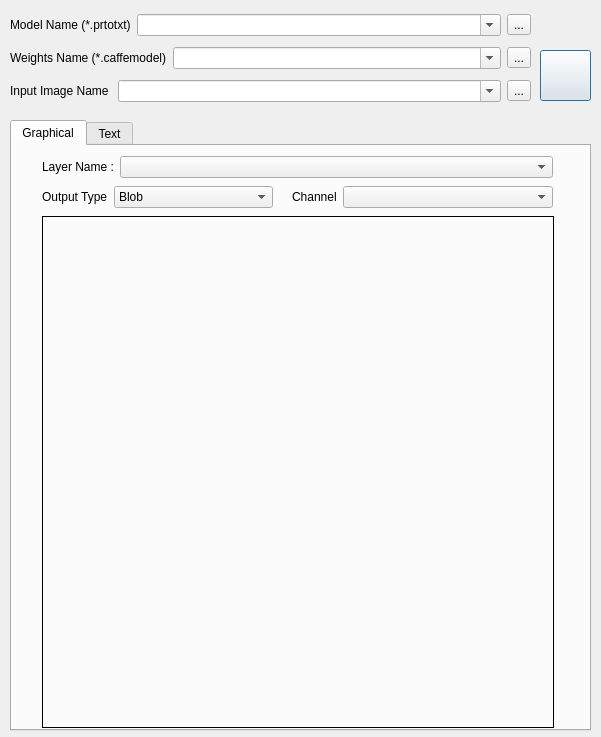
<?xml version="1.0" encoding="UTF-8"?>
<ui version="4.0">
 <class>Dialog</class>
 <widget class="QDialog" name="Dialog">
  <property name="geometry">
   <rect>
    <x>0</x>
    <y>0</y>
    <width>601</width>
    <height>737</height>
   </rect>
  </property>
  <property name="sizePolicy">
   <sizepolicy hsizetype="Fixed" vsizetype="Fixed">
    <horstretch>0</horstretch>
    <verstretch>0</verstretch>
   </sizepolicy>
  </property>
  <property name="windowTitle">
   <string>Caffe Net Viewer  ( WawLabs ) </string>
  </property>
  <property name="whatsThis">
   <string>&lt;html&gt;&lt;head/&gt;&lt;body&gt;&lt;p&gt;Deneme&lt;/p&gt;&lt;/body&gt;&lt;/html&gt;</string>
  </property>
  <widget class="QWidget" name="layoutWidget">
   <property name="geometry">
    <rect>
     <x>10</x>
     <y>9</y>
     <width>521</width>
     <height>101</height>
    </rect>
   </property>
   <layout class="QVBoxLayout" name="verticalLayout">
    <item>
     <layout class="QHBoxLayout" name="horizontalLayout">
      <item>
       <widget class="QLabel" name="label_3">
        <property name="text">
         <string>Model Name (*.prtotxt)</string>
        </property>
       </widget>
      </item>
      <item>
       <widget class="QComboBox" name="comboBoxModel">
        <property name="sizePolicy">
         <sizepolicy hsizetype="Expanding" vsizetype="Fixed">
          <horstretch>0</horstretch>
          <verstretch>0</verstretch>
         </sizepolicy>
        </property>
        <property name="editable">
         <bool>true</bool>
        </property>
        <property name="sizeAdjustPolicy">
         <enum>QComboBox::AdjustToMinimumContentsLength</enum>
        </property>
       </widget>
      </item>
      <item>
       <widget class="QToolButton" name="toolButtonModel">
        <property name="text">
         <string>...</string>
        </property>
       </widget>
      </item>
     </layout>
    </item>
    <item>
     <layout class="QHBoxLayout" name="horizontalLayout_2">
      <item>
       <widget class="QLabel" name="label_4">
        <property name="text">
         <string>Weights Name (*.caffemodel)</string>
        </property>
       </widget>
      </item>
      <item>
       <widget class="QComboBox" name="comboBoxWeights">
        <property name="sizePolicy">
         <sizepolicy hsizetype="Expanding" vsizetype="Fixed">
          <horstretch>0</horstretch>
          <verstretch>0</verstretch>
         </sizepolicy>
        </property>
        <property name="editable">
         <bool>true</bool>
        </property>
        <property name="sizeAdjustPolicy">
         <enum>QComboBox::AdjustToMinimumContentsLength</enum>
        </property>
       </widget>
      </item>
      <item>
       <widget class="QToolButton" name="toolButtonWeights">
        <property name="text">
         <string>...</string>
        </property>
       </widget>
      </item>
     </layout>
    </item>
    <item>
     <layout class="QHBoxLayout" name="horizontalLayout_3">
      <item>
       <widget class="QLabel" name="label_5">
        <property name="text">
         <string>Input Image Name </string>
        </property>
       </widget>
      </item>
      <item>
       <widget class="QComboBox" name="comboBoxImage">
        <property name="sizePolicy">
         <sizepolicy hsizetype="Expanding" vsizetype="Fixed">
          <horstretch>0</horstretch>
          <verstretch>0</verstretch>
         </sizepolicy>
        </property>
        <property name="editable">
         <bool>true</bool>
        </property>
        <property name="sizeAdjustPolicy">
         <enum>QComboBox::AdjustToMinimumContentsLength</enum>
        </property>
       </widget>
      </item>
      <item>
       <widget class="QToolButton" name="toolButtonImage">
        <property name="text">
         <string>...</string>
        </property>
       </widget>
      </item>
     </layout>
    </item>
   </layout>
  </widget>
  <widget class="QPushButton" name="pushButtonExec">
   <property name="geometry">
    <rect>
     <x>540</x>
     <y>50</y>
     <width>51</width>
     <height>51</height>
    </rect>
   </property>
   <property name="text">
    <string/>
   </property>
   <property name="icon">
    <iconset>
     <normaloff>img/exec.png</normaloff>img/exec.png</iconset>
   </property>
   <property name="iconSize">
    <size>
     <width>48</width>
     <height>48</height>
    </size>
   </property>
  </widget>
  <widget class="QTabWidget" name="tabWidget">
   <property name="geometry">
    <rect>
     <x>10</x>
     <y>120</y>
     <width>581</width>
     <height>611</height>
    </rect>
   </property>
   <property name="currentIndex">
    <number>0</number>
   </property>
   <widget class="QWidget" name="tab">
    <attribute name="title">
     <string>Graphical</string>
    </attribute>
    <widget class="QWidget" name="layoutWidget">
     <property name="geometry">
      <rect>
       <x>30</x>
       <y>10</y>
       <width>511</width>
       <height>22</height>
      </rect>
     </property>
     <layout class="QHBoxLayout" name="horizontalLayout_4">
      <item>
       <widget class="QLabel" name="label">
        <property name="sizePolicy">
         <sizepolicy hsizetype="Fixed" vsizetype="Preferred">
          <horstretch>0</horstretch>
          <verstretch>0</verstretch>
         </sizepolicy>
        </property>
        <property name="text">
         <string>Layer Name :</string>
        </property>
       </widget>
      </item>
      <item>
       <widget class="QComboBox" name="comboBoxLayers"/>
      </item>
     </layout>
    </widget>
    <widget class="QWidget" name="layoutWidget">
     <property name="geometry">
      <rect>
       <x>30</x>
       <y>40</y>
       <width>231</width>
       <height>22</height>
      </rect>
     </property>
     <layout class="QHBoxLayout" name="horizontalLayout_5">
      <item>
       <widget class="QLabel" name="label_2">
        <property name="sizePolicy">
         <sizepolicy hsizetype="Fixed" vsizetype="Preferred">
          <horstretch>0</horstretch>
          <verstretch>0</verstretch>
         </sizepolicy>
        </property>
        <property name="text">
         <string>Output Type</string>
        </property>
       </widget>
      </item>
      <item>
       <widget class="QComboBox" name="comboBoxOutType">
        <item>
         <property name="text">
          <string>Blob</string>
         </property>
        </item>
        <item>
         <property name="text">
          <string>Weights</string>
         </property>
        </item>
       </widget>
      </item>
     </layout>
    </widget>
    <widget class="QLabel" name="labelDisplay">
     <property name="geometry">
      <rect>
       <x>30</x>
       <y>70</y>
       <width>512</width>
       <height>512</height>
      </rect>
     </property>
     <property name="frameShape">
      <enum>QFrame::Box</enum>
     </property>
     <property name="text">
      <string/>
     </property>
    </widget>
    <widget class="QWidget" name="layoutWidget_2">
     <property name="geometry">
      <rect>
       <x>280</x>
       <y>40</y>
       <width>261</width>
       <height>22</height>
      </rect>
     </property>
     <layout class="QHBoxLayout" name="horizontalLayout_7">
      <item>
       <widget class="QLabel" name="label_8">
        <property name="sizePolicy">
         <sizepolicy hsizetype="Fixed" vsizetype="Preferred">
          <horstretch>0</horstretch>
          <verstretch>0</verstretch>
         </sizepolicy>
        </property>
        <property name="text">
         <string>Channel</string>
        </property>
       </widget>
      </item>
      <item>
       <widget class="QComboBox" name="comboBoxChannel"/>
      </item>
     </layout>
    </widget>
   </widget>
   <widget class="QWidget" name="tab_2">
    <attribute name="title">
     <string>Text</string>
    </attribute>
    <widget class="QPlainTextEdit" name="plainTextEdit">
     <property name="geometry">
      <rect>
       <x>10</x>
       <y>10</y>
       <width>561</width>
       <height>571</height>
      </rect>
     </property>
    </widget>
   </widget>
  </widget>
 </widget>
 <resources/>
 <connections/>
</ui>
